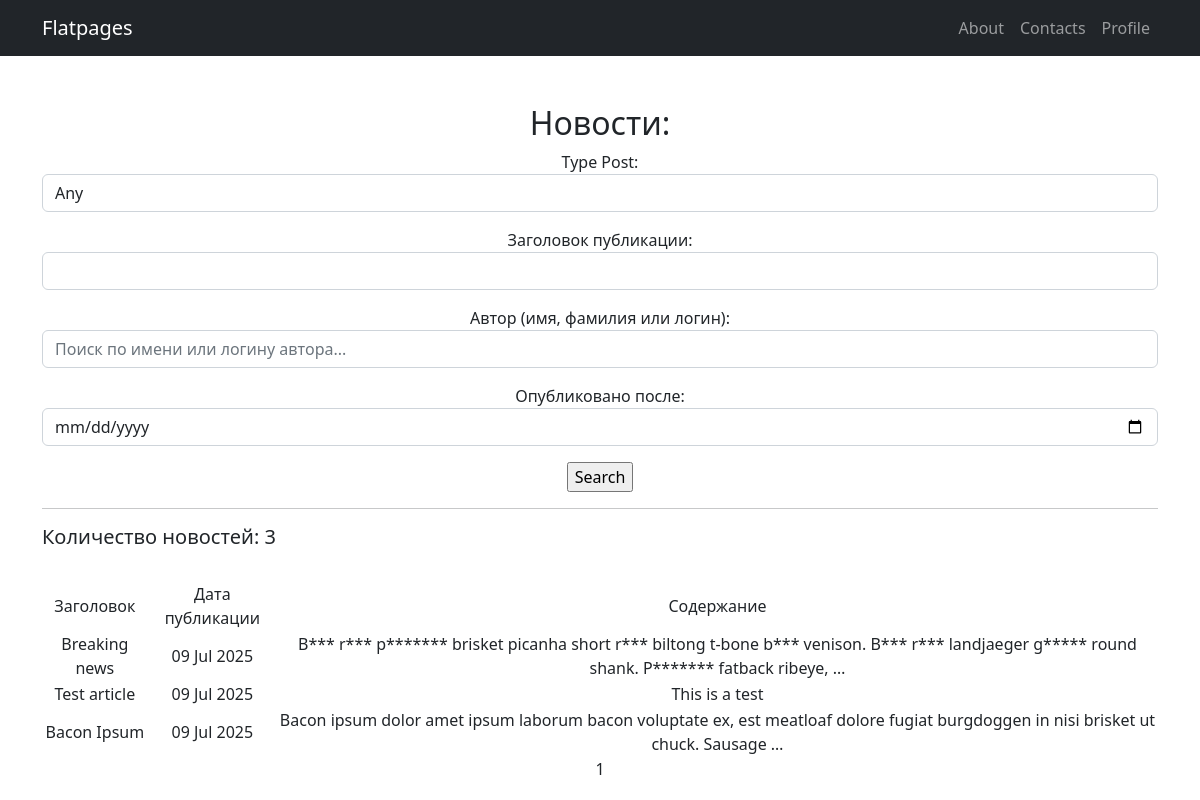
Page /news/search/ on the earlier database version.
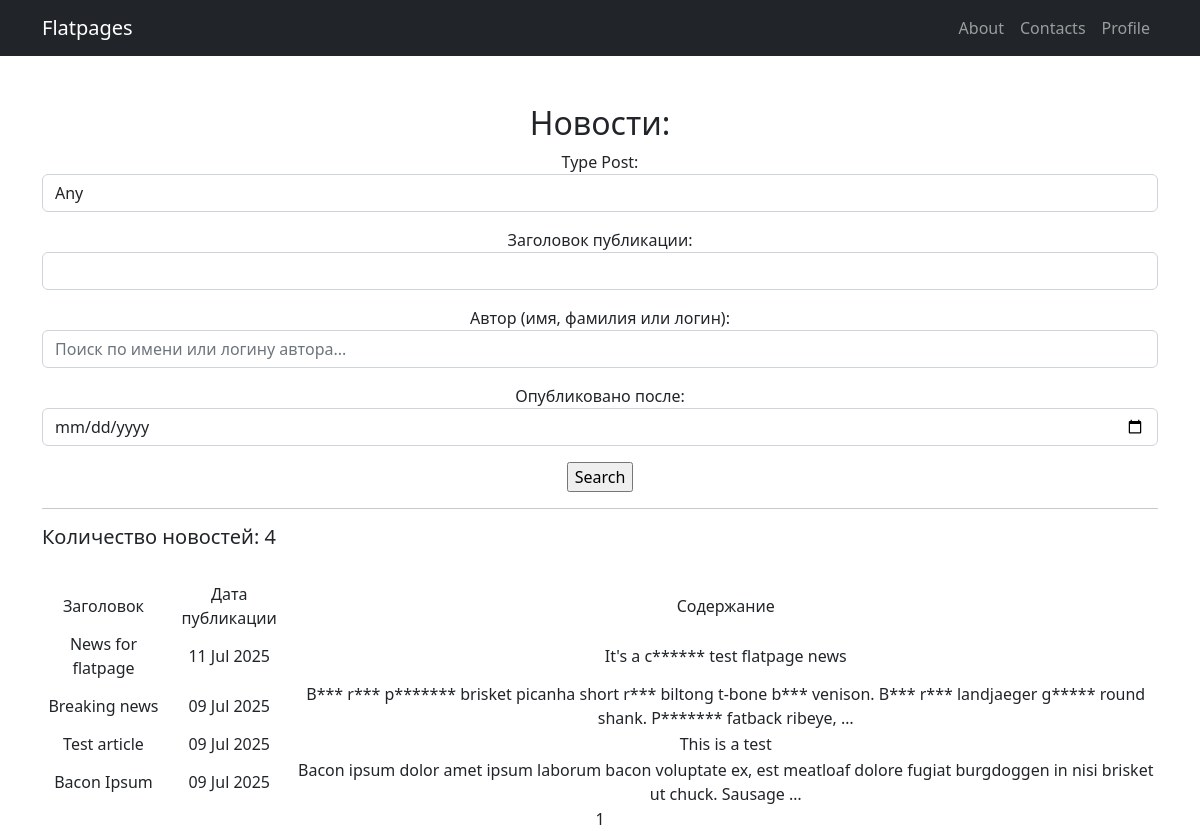
Same page on the later database version.
### articles/models.py (models this page shows, shortened)
class Post(models.Model):
    author = models.ForeignKey(Author, on_delete=models.DO_NOTHING, null=True, blank=True)
    type_post = models.CharField(max_length=50, choices=post_types)
    creation = models.DateTimeField(auto_now_add=True)
    category = models.ManyToManyField(Category, through='PostCategory')
    title = models.TextField()
    content = models.TextField()
    rating = models.IntegerField(default=0)

### articles/views.py (the view)
# urls.py: path('news/search/', NewsSearch.as_view(), name='news_search'),
class NewsSearch(ListView):
    queryset = Post.objects.all().order_by('-creation')
    template_name = 'news_search.html'
    context_object_name = 'news'
    paginate_by = 10
    def get_queryset(self):
        queryset = super().get_queryset()
        self.filterset = NewsFilter(self.request.GET, queryset)
        return self.filterset.qs
    def get_context_data(self, **kwargs):
        context = super().get_context_data(**kwargs)
        context['filterset'] = self.filterset
        return context

### articles/templatetags/custom_filters.py (called while the page is built)
@register.filter()
def censorship(text):
    if not isinstance(text, str):
        raise InCorrectInputCensorship
    for word in CENSURED_WORDS:
        if word in text.lower():
            text = text.replace(word, word[0]+(len(word)-1)*'*')
            text = text.replace(word.capitalize(), word[0].upper()+(len(word)-1)*'*')
    return text

### templates/news_search.html (shortened to what this page needs)
{% extends 'flatpages/sample.html' %}
{% load custom_filters %}
{% load custom_tags %}
{%block body%}
    <h2>Новости:</h2>
    <form action="" method="get">
        {{ filterset.form.as_p }}
        <input type="submit" value="Search" />
    </form>
    <hr>
    {% if news %}
    <h5 align="left">Количество новостей: {{ news | length }}</h5>
    <br>
        <table>
            <tr>
                <td>Заголовок</td>
                <td>Дата публикации</td>
                <td>Содержание</td>
            </tr>
            {% for new in news %}
            <tr>
                <td>{{ new.title }}</td>
                <td>{{ new.creation | date:'d M Y' }}</td>
                <td>{{ new.content | truncatewords:20 | censorship }}</td>
            </tr>
            {% endfor %}
        </table>
    {% else %}
        <h2>Новостей нет...</h2>
    {% endif %}
    {{ page_obj.number }}
{%endblock body%}

Differences in the rows shown:
added Post: title "News for flatpage", creation "11 Jul 2025", content|censorship "It's a c****** test flatpage news"
Other differences:
{{ news | length }}: "3" → "4"
